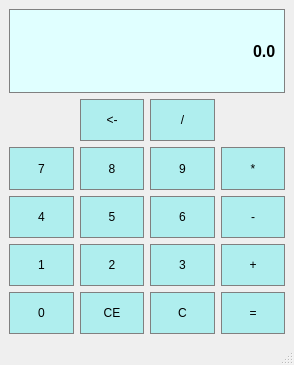
<?xml version="1.0" encoding="UTF-8"?>
<ui version="4.0">
 <class>Calculator</class>
 <widget class="QMainWindow" name="Calculator">
  <property name="geometry">
   <rect>
    <x>0</x>
    <y>0</y>
    <width>294</width>
    <height>365</height>
   </rect>
  </property>
  <property name="windowTitle">
   <string>Calculator</string>
  </property>
  <widget class="QWidget" name="centralwidget">
   <layout class="QGridLayout" name="gridLayout">
    <item row="5" column="0">
     <widget class="QPushButton" name="Button4">
      <property name="sizePolicy">
       <sizepolicy hsizetype="Preferred" vsizetype="Preferred">
        <horstretch>0</horstretch>
        <verstretch>0</verstretch>
       </sizepolicy>
      </property>
      <property name="styleSheet">
       <string notr="true">QPushButton{
	background-color:#AFEEEE;
	border: 1px solid gray;
	padding: 5px;
}

QPushButton:pressed{
	background-color:#000000;
	border: 1px solid gray;
	padding: 5px;
}</string>
      </property>
      <property name="text">
       <string>4</string>
      </property>
     </widget>
    </item>
    <item row="5" column="2">
     <widget class="QPushButton" name="Button6">
      <property name="sizePolicy">
       <sizepolicy hsizetype="Preferred" vsizetype="Preferred">
        <horstretch>0</horstretch>
        <verstretch>0</verstretch>
       </sizepolicy>
      </property>
      <property name="styleSheet">
       <string notr="true">QPushButton{
	background-color:#AFEEEE;
	border: 1px solid gray;
	padding: 5px;
}

QPushButton:pressed{
	background-color:#000000;
	border: 1px solid gray;
	padding: 5px;
}</string>
      </property>
      <property name="text">
       <string>6</string>
      </property>
     </widget>
    </item>
    <item row="4" column="2">
     <widget class="QPushButton" name="Button9">
      <property name="sizePolicy">
       <sizepolicy hsizetype="Preferred" vsizetype="Preferred">
        <horstretch>0</horstretch>
        <verstretch>0</verstretch>
       </sizepolicy>
      </property>
      <property name="styleSheet">
       <string notr="true">QPushButton{
	background-color:#AFEEEE;
	border: 1px solid gray;
	padding: 5px;
}

QPushButton:pressed{
	background-color:#000000;
	border: 1px solid gray;
	padding: 5px;
}</string>
      </property>
      <property name="text">
       <string>9</string>
      </property>
     </widget>
    </item>
    <item row="6" column="1">
     <widget class="QPushButton" name="Button2">
      <property name="sizePolicy">
       <sizepolicy hsizetype="Preferred" vsizetype="Preferred">
        <horstretch>0</horstretch>
        <verstretch>0</verstretch>
       </sizepolicy>
      </property>
      <property name="styleSheet">
       <string notr="true">QPushButton{
	background-color:#AFEEEE;
	border: 1px solid gray;
	padding: 5px;
}

QPushButton:pressed{
	background-color:#000000;
	border: 1px solid gray;
	padding: 5px;
}</string>
      </property>
      <property name="text">
       <string>2</string>
      </property>
     </widget>
    </item>
    <item row="4" column="0">
     <widget class="QPushButton" name="Button7">
      <property name="sizePolicy">
       <sizepolicy hsizetype="Preferred" vsizetype="Preferred">
        <horstretch>0</horstretch>
        <verstretch>0</verstretch>
       </sizepolicy>
      </property>
      <property name="styleSheet">
       <string notr="true">QPushButton{
	background-color:#AFEEEE;
	border: 1px solid gray;
	padding: 5px;
}

QPushButton:pressed{
	background-color:#000000;
	border: 1px solid gray;
	padding: 5px;
}</string>
      </property>
      <property name="text">
       <string>7</string>
      </property>
     </widget>
    </item>
    <item row="6" column="2">
     <widget class="QPushButton" name="Button3">
      <property name="sizePolicy">
       <sizepolicy hsizetype="Preferred" vsizetype="Preferred">
        <horstretch>0</horstretch>
        <verstretch>0</verstretch>
       </sizepolicy>
      </property>
      <property name="styleSheet">
       <string notr="true">QPushButton{
	background-color:#AFEEEE;
	border: 1px solid gray;
	padding: 5px;
}

QPushButton:pressed{
	background-color:#000000;
	border: 1px solid gray;
	padding: 5px;
}</string>
      </property>
      <property name="text">
       <string>3</string>
      </property>
     </widget>
    </item>
    <item row="6" column="3">
     <widget class="QPushButton" name="Add">
      <property name="sizePolicy">
       <sizepolicy hsizetype="Preferred" vsizetype="Preferred">
        <horstretch>0</horstretch>
        <verstretch>0</verstretch>
       </sizepolicy>
      </property>
      <property name="styleSheet">
       <string notr="true">QPushButton{
	background-color:#AFEEEE;
	border: 1px solid gray;
	padding: 5px;
}

QPushButton:pressed{
	background-color:#000000;
	border: 1px solid gray;
	padding: 5px;
}</string>
      </property>
      <property name="text">
       <string>+</string>
      </property>
     </widget>
    </item>
    <item row="0" column="0" rowspan="2" colspan="4">
     <widget class="QLineEdit" name="Display">
      <property name="sizePolicy">
       <sizepolicy hsizetype="Preferred" vsizetype="Preferred">
        <horstretch>0</horstretch>
        <verstretch>0</verstretch>
       </sizepolicy>
      </property>
      <property name="font">
       <font>
        <family>Arial</family>
        <pointsize>12</pointsize>
        <weight>75</weight>
        <bold>true</bold>
       </font>
      </property>
      <property name="styleSheet">
       <string notr="true">QLineEdit{
	background-color:#E0FFFF;
	border: 1px solid gray;
	padding: 5px;
}</string>
      </property>
      <property name="text">
       <string>0.0</string>
      </property>
      <property name="alignment">
       <set>Qt::AlignRight|Qt::AlignTrailing|Qt::AlignVCenter</set>
      </property>
     </widget>
    </item>
    <item row="5" column="1">
     <widget class="QPushButton" name="Button5">
      <property name="sizePolicy">
       <sizepolicy hsizetype="Preferred" vsizetype="Preferred">
        <horstretch>0</horstretch>
        <verstretch>0</verstretch>
       </sizepolicy>
      </property>
      <property name="styleSheet">
       <string notr="true">QPushButton{
	background-color:#AFEEEE;
	border: 1px solid gray;
	padding: 5px;
}

QPushButton:pressed{
	background-color:#000000;
	border: 1px solid gray;
	padding: 5px;
}</string>
      </property>
      <property name="text">
       <string>5</string>
      </property>
     </widget>
    </item>
    <item row="4" column="3">
     <widget class="QPushButton" name="Multiply">
      <property name="sizePolicy">
       <sizepolicy hsizetype="Preferred" vsizetype="Preferred">
        <horstretch>0</horstretch>
        <verstretch>0</verstretch>
       </sizepolicy>
      </property>
      <property name="styleSheet">
       <string notr="true">QPushButton{
	background-color:#AFEEEE;
	border: 1px solid gray;
	padding: 5px;
}

QPushButton:pressed{
	background-color:#000000;
	border: 1px solid gray;
	padding: 5px;
}</string>
      </property>
      <property name="text">
       <string>*</string>
      </property>
     </widget>
    </item>
    <item row="5" column="3">
     <widget class="QPushButton" name="Minus">
      <property name="sizePolicy">
       <sizepolicy hsizetype="Preferred" vsizetype="Preferred">
        <horstretch>0</horstretch>
        <verstretch>0</verstretch>
       </sizepolicy>
      </property>
      <property name="styleSheet">
       <string notr="true">QPushButton{
	background-color:#AFEEEE;
	border: 1px solid gray;
	padding: 5px;
}

QPushButton:pressed{
	background-color:#000000;
	border: 1px solid gray;
	padding: 5px;
}</string>
      </property>
      <property name="text">
       <string>-</string>
      </property>
     </widget>
    </item>
    <item row="4" column="1">
     <widget class="QPushButton" name="Button8">
      <property name="sizePolicy">
       <sizepolicy hsizetype="Preferred" vsizetype="Preferred">
        <horstretch>0</horstretch>
        <verstretch>0</verstretch>
       </sizepolicy>
      </property>
      <property name="styleSheet">
       <string notr="true">QPushButton{
	background-color:#AFEEEE;
	border: 1px solid gray;
	padding: 5px;
}

QPushButton:pressed{
	background-color:#000000;
	border: 1px solid gray;
	padding: 5px;
}</string>
      </property>
      <property name="text">
       <string>8</string>
      </property>
     </widget>
    </item>
    <item row="6" column="0">
     <widget class="QPushButton" name="Button1">
      <property name="sizePolicy">
       <sizepolicy hsizetype="Preferred" vsizetype="Preferred">
        <horstretch>0</horstretch>
        <verstretch>0</verstretch>
       </sizepolicy>
      </property>
      <property name="styleSheet">
       <string notr="true">QPushButton{
	background-color:#AFEEEE;
	border: 1px solid gray;
	padding: 5px;
}

QPushButton:pressed{
	background-color:#000000;
	border: 1px solid gray;
	padding: 5px;
}</string>
      </property>
      <property name="text">
       <string>1</string>
      </property>
     </widget>
    </item>
    <item row="7" column="3">
     <widget class="QPushButton" name="Equal">
      <property name="sizePolicy">
       <sizepolicy hsizetype="Preferred" vsizetype="Preferred">
        <horstretch>0</horstretch>
        <verstretch>0</verstretch>
       </sizepolicy>
      </property>
      <property name="styleSheet">
       <string notr="true">QPushButton{
	background-color:#AFEEEE;
	border: 1px solid gray;
	padding: 5px;
}

QPushButton:pressed{
	background-color:#000000;
	border: 1px solid gray;
	padding: 5px;
}</string>
      </property>
      <property name="text">
       <string>=</string>
      </property>
     </widget>
    </item>
    <item row="7" column="0">
     <widget class="QPushButton" name="Button0">
      <property name="sizePolicy">
       <sizepolicy hsizetype="Preferred" vsizetype="Preferred">
        <horstretch>0</horstretch>
        <verstretch>0</verstretch>
       </sizepolicy>
      </property>
      <property name="styleSheet">
       <string notr="true">QPushButton{
	background-color:#AFEEEE;
	border: 1px solid gray;
	padding: 5px;
}

QPushButton:pressed{
	background-color:#000000;
	border: 1px solid gray;
	padding: 5px;
}</string>
      </property>
      <property name="text">
       <string>0</string>
      </property>
     </widget>
    </item>
    <item row="7" column="1">
     <widget class="QPushButton" name="ClearEntry">
      <property name="sizePolicy">
       <sizepolicy hsizetype="Preferred" vsizetype="Preferred">
        <horstretch>0</horstretch>
        <verstretch>0</verstretch>
       </sizepolicy>
      </property>
      <property name="styleSheet">
       <string notr="true">QPushButton{
	background-color:#AFEEEE;
	border: 1px solid gray;
	padding: 5px;
}

QPushButton:pressed{
	background-color:#000000;
	border: 1px solid gray;
	padding: 5px;
}</string>
      </property>
      <property name="text">
       <string>CE</string>
      </property>
     </widget>
    </item>
    <item row="7" column="2">
     <widget class="QPushButton" name="Clear">
      <property name="sizePolicy">
       <sizepolicy hsizetype="Preferred" vsizetype="Preferred">
        <horstretch>0</horstretch>
        <verstretch>0</verstretch>
       </sizepolicy>
      </property>
      <property name="styleSheet">
       <string notr="true">QPushButton{
	background-color:#AFEEEE;
	border: 1px solid gray;
	padding: 5px;
}

QPushButton:pressed{
	background-color:#000000;
	border: 1px solid gray;
	padding: 5px;
}</string>
      </property>
      <property name="text">
       <string>C</string>
      </property>
     </widget>
    </item>
    <item row="3" column="1">
     <widget class="QPushButton" name="BackSpace">
      <property name="sizePolicy">
       <sizepolicy hsizetype="Preferred" vsizetype="Preferred">
        <horstretch>0</horstretch>
        <verstretch>0</verstretch>
       </sizepolicy>
      </property>
      <property name="styleSheet">
       <string notr="true">QPushButton{
	background-color:#AFEEEE;
	border: 1px solid gray;
	padding: 5px;
}

QPushButton:pressed{
	background-color:#000000;
	border: 1px solid gray;
	padding: 5px;
}</string>
      </property>
      <property name="text">
       <string>&lt;-</string>
      </property>
     </widget>
    </item>
    <item row="3" column="2">
     <widget class="QPushButton" name="Divide">
      <property name="sizePolicy">
       <sizepolicy hsizetype="Preferred" vsizetype="Preferred">
        <horstretch>0</horstretch>
        <verstretch>0</verstretch>
       </sizepolicy>
      </property>
      <property name="styleSheet">
       <string notr="true">QPushButton{
	background-color:#AFEEEE;
	border: 1px solid gray;
	padding: 5px;
}

QPushButton:pressed{
	background-color:#000000;
	border: 1px solid gray;
	padding: 5px;
}</string>
      </property>
      <property name="text">
       <string>/</string>
      </property>
     </widget>
    </item>
   </layout>
  </widget>
  <widget class="QStatusBar" name="statusbar"/>
 </widget>
 <resources/>
 <connections/>
</ui>
